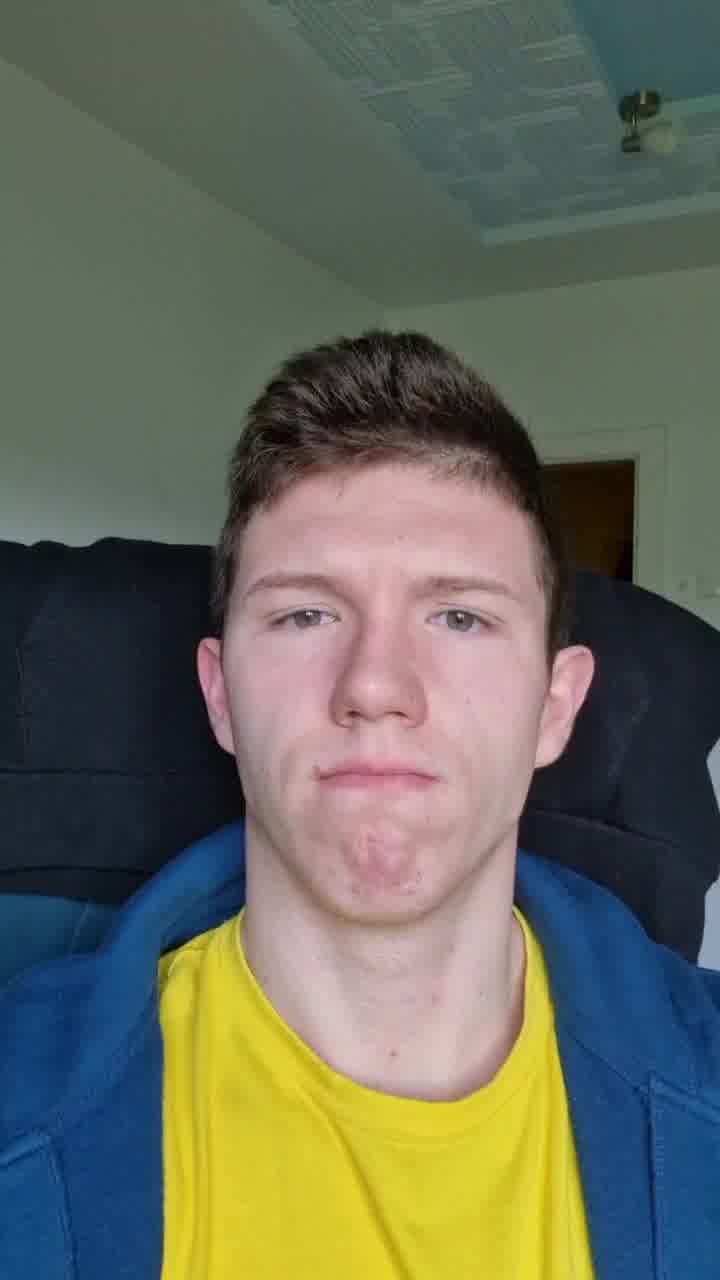
#> input picture Zan/signal-2023-05-21-091744_000009.jpg, 720 x 1280 px; its folder holds 4 pictures in this run
$ python face_learning.py   (older library calls are emulated)
#> lines starting #> are read from the running program, lines starting #| are printed output that depends on the picture
import os
import cv2
import joblib
import numpy as np
from sklearn.svm import SVC

def ustvari_polje_slik_in_znacilnic(pot_mape, znacilnica):
#> called with pot_mape = 'Zan', znacilnica = 0
    slike = []
    znacilnice = []

    for ime_datoteke in os.listdir(pot_mape):
        pot_slike = os.path.join(pot_mape, ime_datoteke)
        slika = cv2.imread(pot_slike)
#> slika is the input picture: shape (1280, 720, 3); mean B, G, R 92, 105.6, 102.6
        if slika is not None:
            slika2 = cv2.cvtColor(slika, cv2.COLOR_BGR2GRAY)
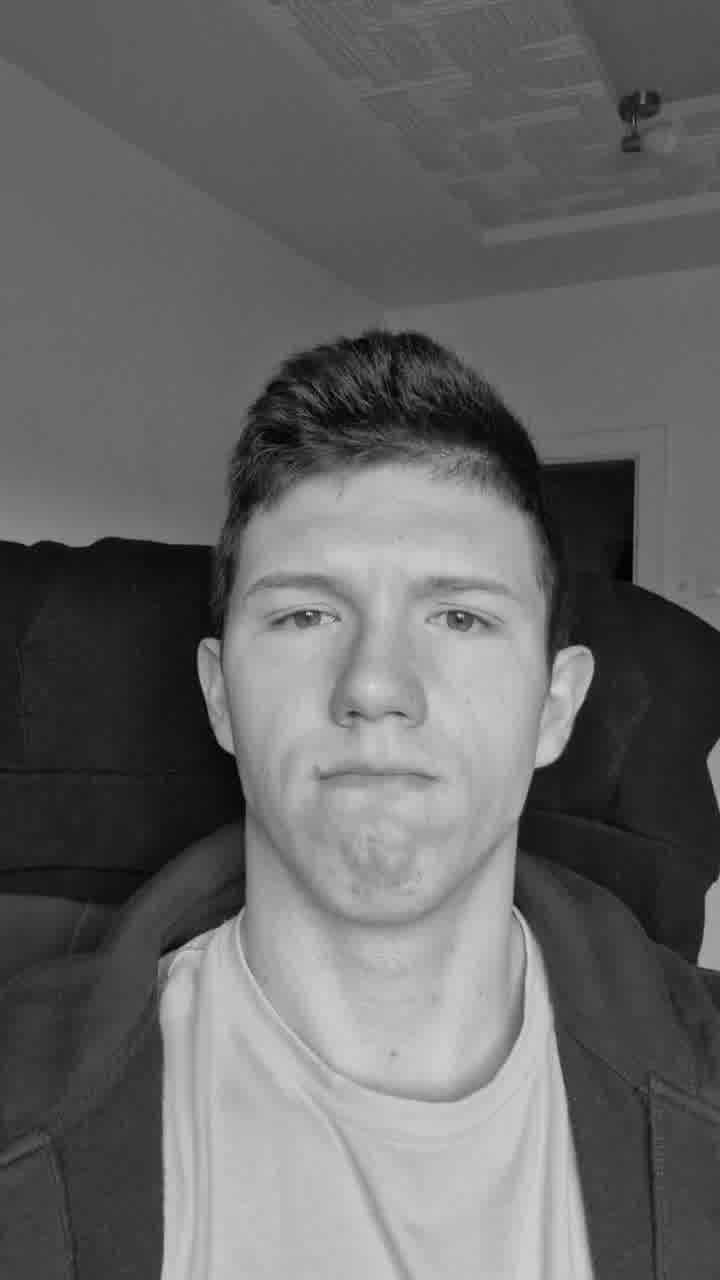
#> slika2: shape (1280, 720); min 0, max 218, mean 103.2
            slika2 = cv2.resize(slika2, (100, 100), interpolation = cv2.INTER_AREA)
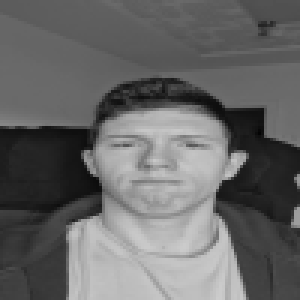
#> slika2: shape (100, 100) (shown 3 times larger); min 4, max 204, mean 103.2
            slike.append(slika2)
            znacilnice.append(znacilnica)
#> pass 2 of the loop in ustvari_polje_slik_in_znacilnic, `for ime_datoteke in os.listdir(pot_mape):`:
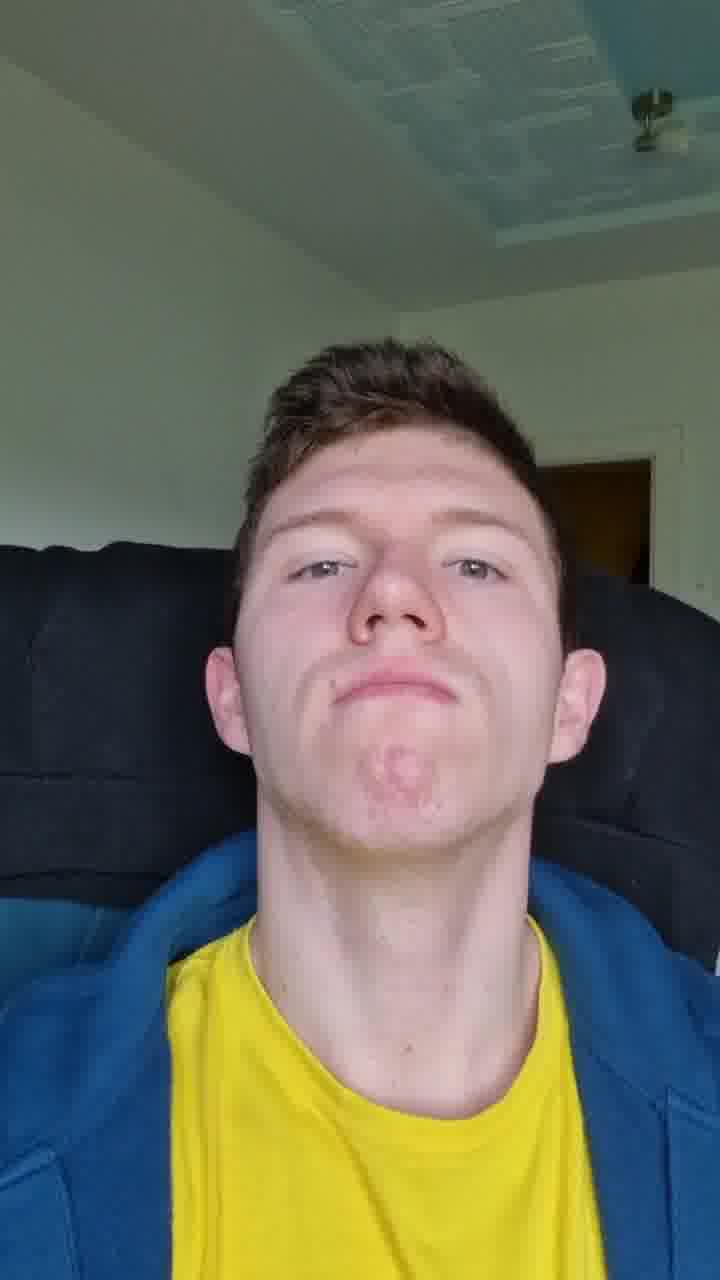
#> input picture Zan/signal-2023-05-21-091744_000030.jpg, 720 x 1280 px
#> in ustvari_polje_slik_in_znacilnic, slika is the input picture: shape (1280, 720, 3); mean B, G, R 92.8, 106.4, 103.8
#> in ustvari_polje_slik_in_znacilnic, `slika2 = cv2.cvtColor(slika, cv2.COLOR_BGR2GRAY)`:
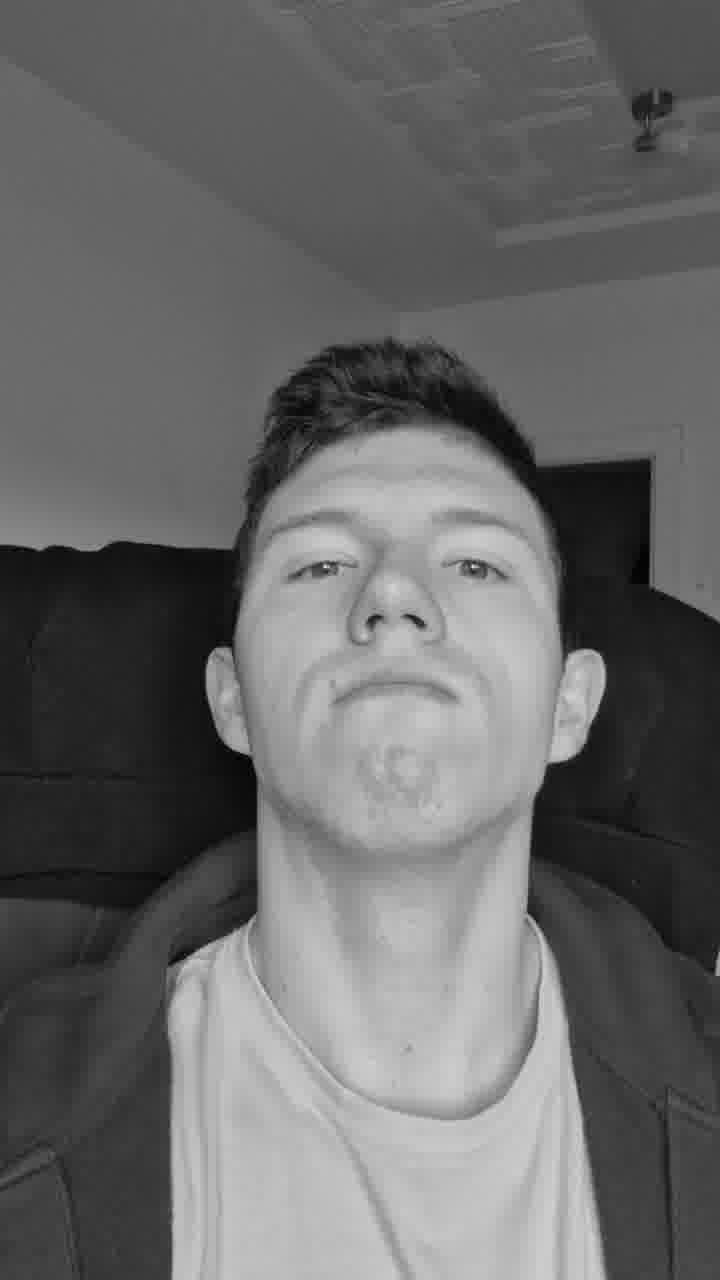
#> slika2: shape (1280, 720); min 0, max 231, mean 104.1
#> in ustvari_polje_slik_in_znacilnic, `slika2 = cv2.resize(slika2, (100, 100), interpolation = cv2.INTER_AREA)`:
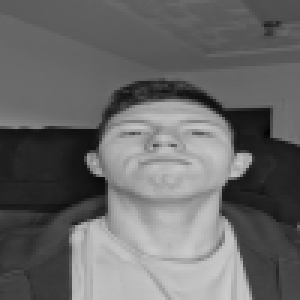
#> slika2: shape (100, 100) (shown 3 times larger); min 4, max 203, mean 104.1
#> pass 3 of the loop in ustvari_polje_slik_in_znacilnic, `for ime_datoteke in os.listdir(pot_mape):`:
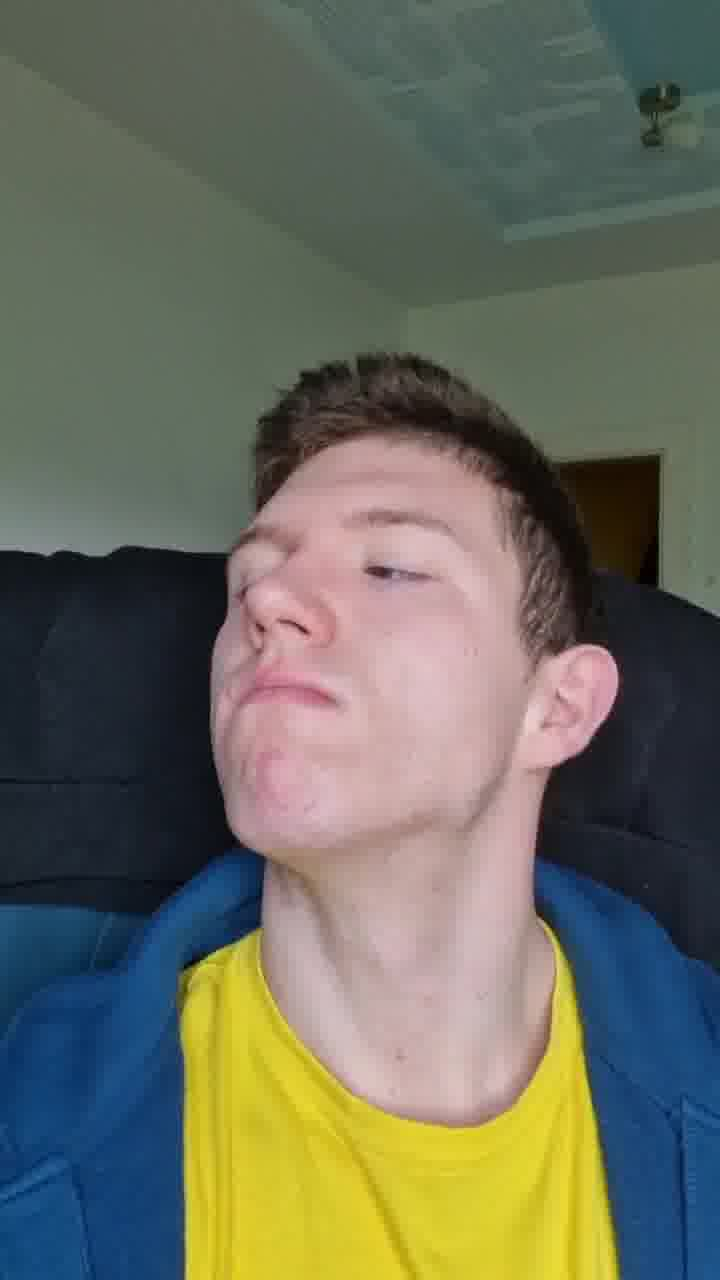
#> input picture Zan/signal-2023-05-21-091744_000049.jpg, 720 x 1280 px
#> in ustvari_polje_slik_in_znacilnic, slika is the input picture: shape (1280, 720, 3); mean B, G, R 93.7, 107.3, 105.2
#> in ustvari_polje_slik_in_znacilnic, `slika2 = cv2.cvtColor(slika, cv2.COLOR_BGR2GRAY)`:
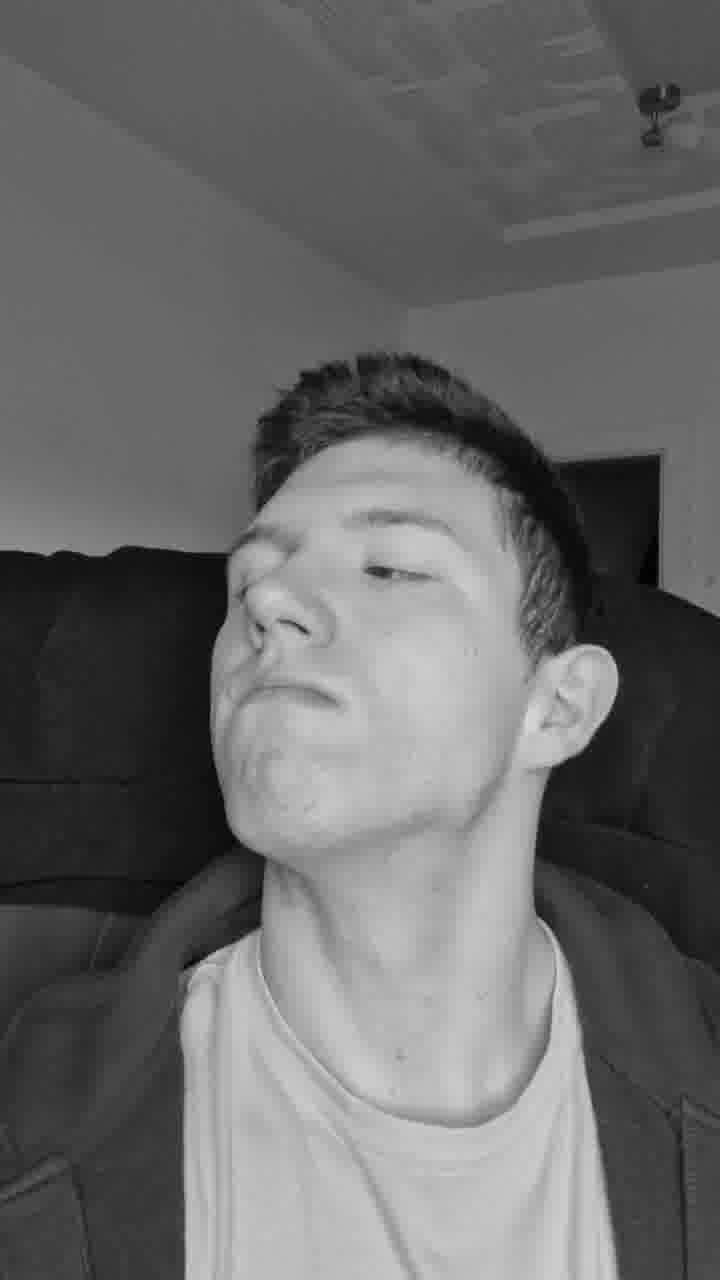
#> slika2: shape (1280, 720); min 0, max 223, mean 105.1
#> in ustvari_polje_slik_in_znacilnic, `slika2 = cv2.resize(slika2, (100, 100), interpolation = cv2.INTER_AREA)`:
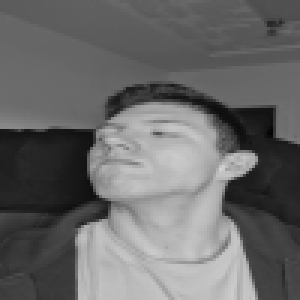
#> slika2: shape (100, 100) (shown 3 times larger); min 3, max 211, mean 105.1
#> the loop made 4 passes; the first 3 are shown
    return slike, znacilnice

# [59 lines left out: functions lbp, hog, izlocanje_znacilk, not called in this run]

slike_mack, znacilnice_mack = ustvari_polje_slik_in_znacilnic('Zan', 0)
slike_psov, znacilnice_psov = ustvari_polje_slik_in_znacilnic('other', 1)
#> (the run stopped early here; a loop or call above may not have finished)
